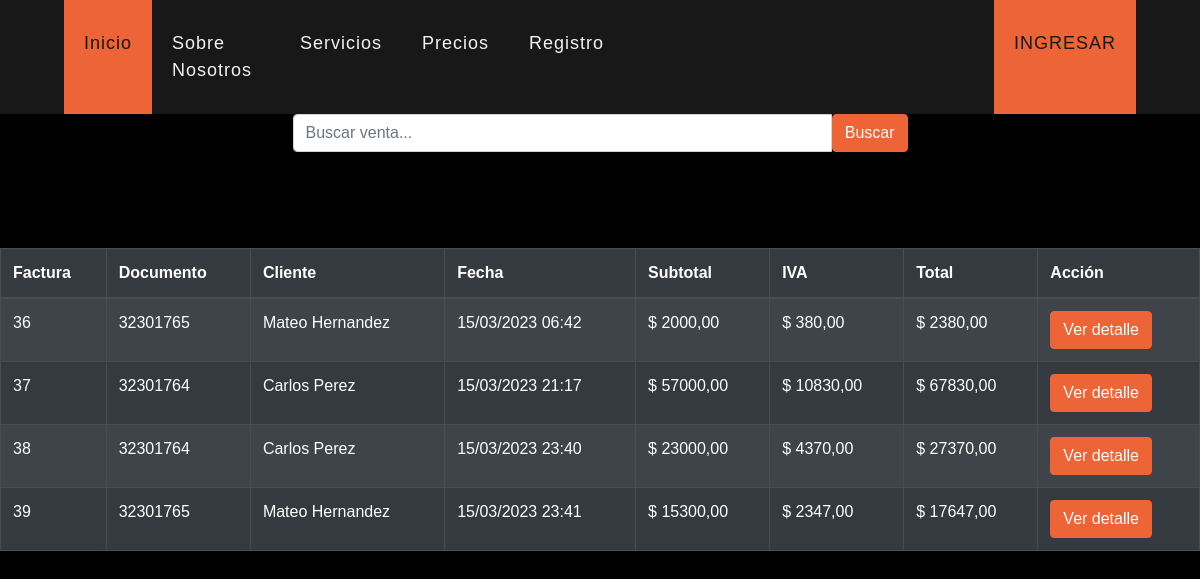
/ver/ventas, run on an earlier commit of the app's database.
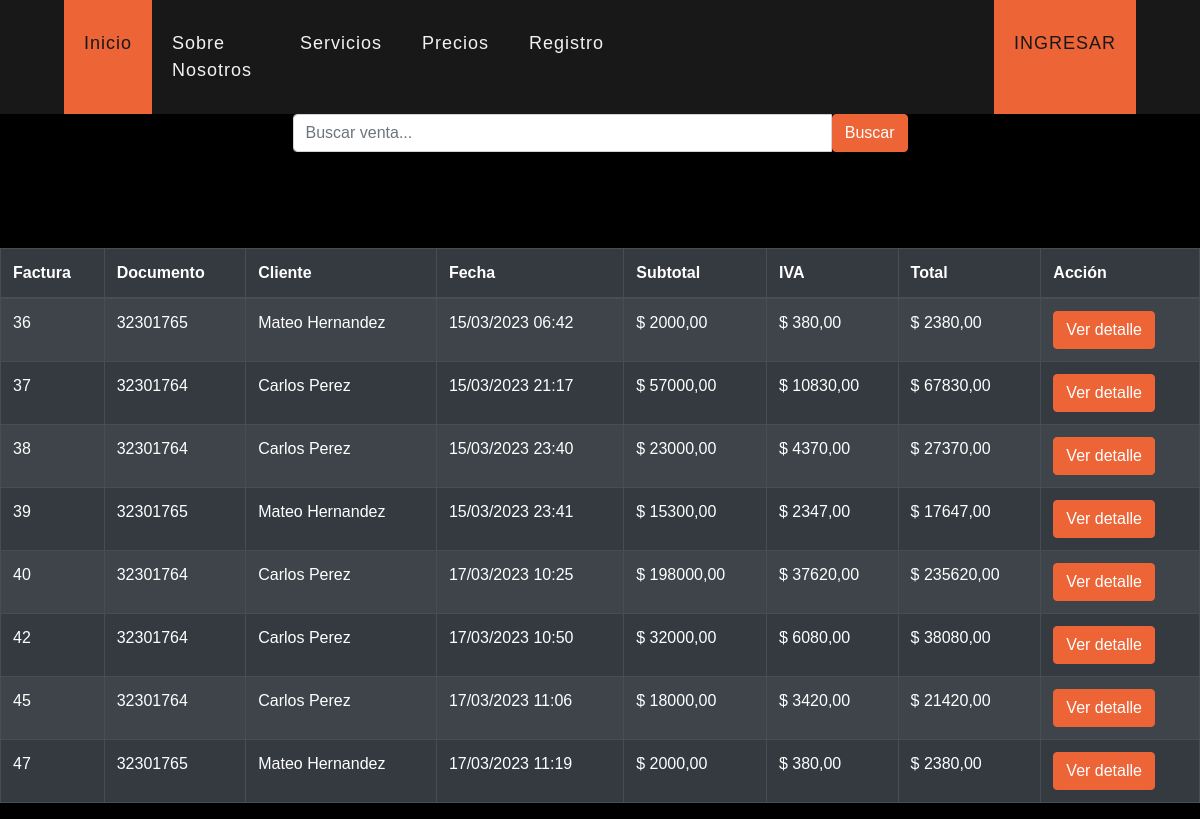
And on a later commit of the database.
### veterinary/models.py (models this page shows, shortened)
class Sale(models.Model):
    cli = models.ForeignKey(Client, on_delete=models.CASCADE)
    date_joined = models.DateTimeField(default=datetime.now)
    subtotal = models.DecimalField(default=0.00, max_digits=9, decimal_places=2)
    iva = models.DecimalField(default=0.00, max_digits=9, decimal_places=2)
    total = models.DecimalField(default=0.00, max_digits=9, decimal_places=2)
    class Meta:
        verbose_name = 'Venta'
        verbose_name_plural = 'Ventas'
        ordering = ['id']

class Client(models.Model):
    veterinary = models.ForeignKey(Veterinary, on_delete=models.PROTECT, blank=True, null=True)
    name = models.CharField(max_length=50, blank=False, null=False, verbose_name='Cliente')
    last_name = models.CharField(max_length=50, blank=False, null=False)
    document = models.CharField(max_length=20, unique=False, blank=True, null=True)
    email = models.EmailField(max_length=254, unique=False, blank=True, null=True)
    phone = models.CharField(max_length=15, blank=True, null=True)
    global_id = models.UUIDField(default=uuid.uuid4, editable=False, unique=True)
    class Meta:
        unique_together = ('document', 'email', 'veterinary')

### veterinary/views.py (the view)
# urls.py: path('ver/ventas', views.list_sale, name='list_sale'),
def list_sale(request):
    query = request.GET.get('q')
    if query:
        sales = Sale.objects.filter(Q(id__icontains=query) | Q(cli__document__icontains=query)).select_related(
            'cli').prefetch_related('detsale_set')
    else:
        sales = Sale.objects.select_related('cli').prefetch_related('detsale_set')
    for sale in sales:
        print(f"Sale #{sale.id} - Client: {sale.cli.name}")
        for det in sale.detsale_set.all():
            det.subtotal = det.cant * (det.price * (1 + det.iva / 100))
            det.subtotal = det.subtotal.quantize(Decimal('0.01'))
    context = {'sales': sales}
    return render(request, 'veterinary/sale_list.html', context)

### templates/veterinary/sale_list.html (shortened to what this page needs)
{% extends 'layout/base2.html' %}
{% block style %}
{% load static %}
<link rel="stylesheet" href="{% static 'css/estilo.css' %}">
{% endblock %}
{% block header %}
{% include 'layout/partials/headerbase.html' %}
{% endblock %}
{% block content %}
<div class="table-responsive">
  <div class="row justify-content-center mb-3">
    <div class="col-md-6">
      <form method="GET">
        <div class="input-group">
          <input type="text" name="q" class="form-control" placeholder="Buscar venta...">
          <span class="input-group-btn">
            <button class="btn btn-primary" type="submit">Buscar</button>
          </span>
        </div>
      </form>
    </div>
  </div>
  <table class="table table-striped table-bordered table-dark">
    <thead>
      <tr>
        <th>Factura</th>
        <th>Documento</th>
        <th>Cliente</th>
        <th>Fecha</th>
        <th>Subtotal</th>
        <th>IVA</th>
        <th>Total</th>
        <th>Acción</th>
      </tr>
    </thead>
    <tbody>
      {% for sale in sales %}
        <tr>
          <td>{{ sale.id }}</td>
          <td>{{ sale.cli.document }}</td>
          <td>{{ sale.cli.name }} {{ sale.cli.last_name }}</td>
          <td>{{ sale.date_joined|date:"d/m/Y H:i" }}</td>
          <td>$ {{ sale.subtotal }}</td>
          <td>$ {{ sale.iva }}</td>
          <td>$ {{ sale.total }}</td>
          <td>
            <a href="#" class="btn btn-primary" data-toggle="modal" data-target="#sale-modal-{{ sale.id }}">Ver detalle</a>
          </td>
        </tr>
      {% empty %}
        <tr>
          <td colspan="8">No hay ventas registradas</td>
        </tr>
      {% endfor %}
    </tbody>
  </table>
</div>
{% endblock %}

### templates/layout/base2.html (shortened to what this page needs)
{% load static %}
<!DOCTYPE html>
<html lang="es">
<head>
    <link rel="stylesheet" href="{% static 'css/bootstrap.min.css' %}">
    {% block style %}{% endblock  %}
    <link href="{% static 'css/style.css' %}" rel="stylesheet">
</head>
<body style="background-color: black">
<header>
    {% block header %}{% endblock  %}
</header>
{% block content %}{% endblock  %}
</body>
</html>

### templates/layout/partials/headerbase.html (shortened to what this page needs)
{% block 'style' %}
{% load static %}
<link rel="stylesheet" href="{% static 'css/navstyle.css' %}">
{% endblock  %}
<header>
      {% if request.user.is_authenticated %}
      <div class="container-fluid p-0" id="opciones">
        <nav class="navbar navbar-expand-lg bg-dark navbar-dark py-3 py-lg-0 px-lg-5">
            <a href="" class="navbar-brand d-block d-lg-none">
                <h1 class="m-0 display-5 text-capitalize font-italic text-white"><span class="text-primary">File</span>Pets</h1>
            </a>
            <button type="button" class="navbar-toggler" data-toggle="collapse" data-target="#navbarCollapse">
                <span class="navbar-toggler-icon"></span>
            </button>
            <div class="collapse navbar-collapse justify-content-between px-3" id="navbarCollapse">
                <div class="navbar-nav mr-auto py-0">
                  <a href="{% url 'index' %}" class="nav-item nav-link active">Inicio</a>
                  <a href="{% url 'home' %}"  class="nav-item nav-link" >Agenda</a>
                  <a href="{% url 'logout' %}" class="nav-item nav-link" >Cerrar Sesion</a>
                  <li class="nav-item dropdown">
                    <button class="nav-link dropdown-toggle" id="navbarDropdown" type="button" data-toggle="dropdown" aria-haspopup="true" aria-expanded="false" style="margin-left:47vw;background-color: #ED6436;color: #0c0c0c; margin-right:1vw  ">
                      Servicios
                    </button>
                    <div class="dropdown-menu" aria-labelledby="navbarDropdown" style="margin-left: 47vw;">
                      <a class="dropdown-item dropdown-item-hover" href="{% url 'detailPet'  %}">Mascotas</a>
                      <a class="dropdown-item dropdown-item-hover" href="{% url 'detailClient' %}">Clientes</a>
                      <a class="dropdown-item dropdown-item-hover" href="{% url 'detailEmployee' %}">Colegas</a>
                      <a class="dropdown-item dropdown-item-hover" href="{% url 'registerDate' %}">Citas</a>
                        <a href="#" class="dropdown-item dropdown-item" >Facturación</a>
                        <ul class="nav-item dropdown">
                          <a class="dropdown-item dropdown-item-hover" href="{% url 'list_sale' %}">Lista</a>
                          <a class="dropdown-item dropdown-item-hover" href="{% url 'create_sale' %}">Facturar</a>
                        </ul>
                      <a class="dropdown-item dropdown-item-hover" href=" {% url 'detailClinic' %} ">Clinica</a>
                      <a class="dropdown-item dropdown-item-hover" href="{% url 'detailDaycare' %}">Guarderia</a>
                      <a class="dropdown-item dropdown-item-hover" href="{% url 'detailSalon' %}">Peluqueria</a>
                      <a class="dropdown-item dropdown-item-hover" href="{% url 'detailProduct' %}">Inventario</a>
                    </div>
                  </li>
                </div>
            </div>
             </nav>
         </div>
      {% else %}
      <div class="container-fluid p-0" id="opciones" id="inicio" class="section">
        <nav class="navbar navbar-expand-lg bg-dark navbar-dark py-3 py-lg-0 px-lg-5">
            <div class="collapse navbar-collapse justify-content-between px-3" id="navbarCollapse">
                <div class="navbar-nav mr-auto py-0">
                    <a href="{% url 'index' %}" class="nav-item nav-link active">Inicio</a>
                    <a href="{% url 'index' %}#sobre-nosotros" class="nav-item nav-link" onclick="showSection('sobre-nosotros');">Sobre Nosotros</a>
                    <a href="{% url 'index' %}#servicios" class="nav-item nav-link" onclick="showSection('servicios');">Servicios</a>
                    <a href="{% url 'index' %}#precios" class="nav-item nav-link" onclick="showSection('precios');">Precios</a>
                      <a href="{% url 'registerVet' %}" class="nav-item nav-link">Registro</a>
                      <a href="{% url 'login' %}" class="nav-item nav-link active" style="margin-left: 370px;">INGRESAR</a>
                          </div>
                      </div>
                   </nav>
                  </div>
      {% endif %}
  </header>

What changed in the data, as far as the page shows it:
added Sale: id "40", cli.document "32301764", cli.name "Carlos", cli.last_name "Perez", date_joined "17/03/2023 10:25", subtotal "198000,00", iva "37620,00", total "235620,00"
added Sale: id "42", cli.document "32301764", cli.name "Carlos", cli.last_name "Perez", date_joined "17/03/2023 10:50", subtotal "32000,00", iva "6080,00", total "38080,00"
added Sale: id "45", cli.document "32301764", cli.name "Carlos", cli.last_name "Perez", date_joined "17/03/2023 11:06", subtotal "18000,00", iva "3420,00", total "21420,00"
added Sale: id "47", cli.document "32301765", cli.name "Mateo", cli.last_name "Hernandez", date_joined "17/03/2023 11:19", subtotal "2000,00", iva "380,00", total "2380,00"
